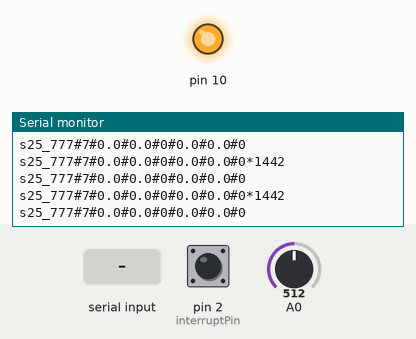
Bench run of a sketch on a simulated Arduino Uno, built with avr-gcc and run on an emulated ATmega328P. Parts: output pins drawn as LEDs (lit = HIGH), the last lines printed to the serial monitor. The test bench sets the inputs (shaded band); at power-on: pin 2 (interruptPin) HIGH, A0 = 512.

Above: at 1.2 s.
1.3 s: "90,45,200\n" received over the second serial link
At 1.9 s:
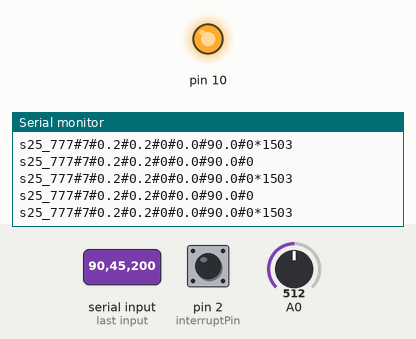
2.8 s: "90,45\n" received over the second serial link
4.3 s: "5\n" received over the second serial link
At 5.3 s:
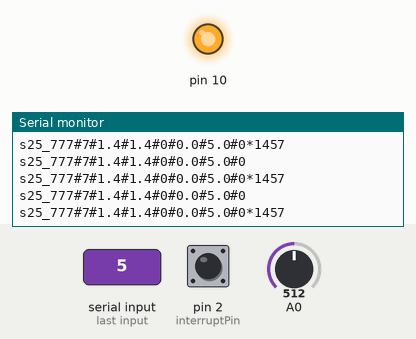
Timing chart, 0 to 7.3 s (numbered marks = the images above; inputs shaded):
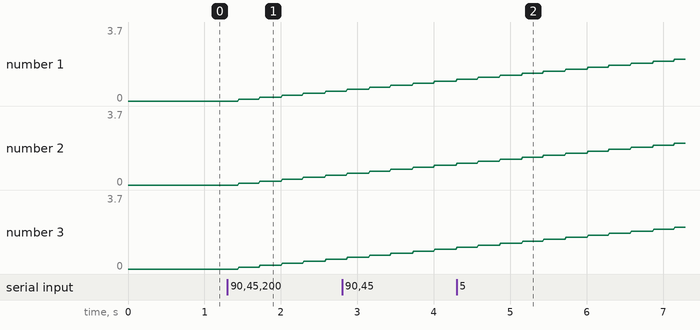

Measured:
- after the input at 1.3 s, the serial monitor: prints a new line at once (image 1)
- after the input at 4.3 s, the serial monitor: prints a new line at once (image 2)
- plotted number 1: 0 → 0.5 after the input at 1.3 s
- plotted number 2: 0 → 0.5 after the input at 1.3 s
- plotted number 3: 0 → 0.5 after the input at 1.3 s

The sketch:

slave_dummy.ino
```cpp
#include <EEPROM.h>
#include <PinChangeInterrupt.h>
#include <PinChangeInterruptBoards.h>
#include <PinChangeInterruptPins.h>
#include <PinChangeInterruptSettings.h>
#include <avr/wdt.h>
#include <SoftwareSerial.h>
#include <SPI.h>
#include <Wire.h>
#include <Adafruit_Sensor.h>
#include <Adafruit_ADXL345_U.h>
#include <PID_v1.h>
#include <math.h>
double setpoint = 50.0; // Desired setpoint
double input, output;
double Kp = 2.0; // Proportional gain
double Ki = 5.0; // Integral gain
double Kd = 1.0; // Derivative gain

int posId = 7;
char *cellName = "s25_777";

const float TEMP_APPROACH_RATE_PER_SEC = 0.35f;
const float RPM_APPROACH_RATE_PER_SEC = 750.0f;

// Define PID objects
PID myPID(&input, &output, &setpoint, Kp, Ki, Kd, DIRECT);

#define ADXL345_1_CS 7 // Chip select pin for the first ADXL345
#define ADXL345_2_CS 8 // Chip select pin for the second ADXL345

Adafruit_ADXL345_Unified accel1 = Adafruit_ADXL345_Unified(ADXL345_1_CS);
Adafruit_ADXL345_Unified accel2 = Adafruit_ADXL345_Unified(ADXL345_2_CS);

//PINLER----------

int cnt = 0;
volatile unsigned long count = 0;
const int interruptPin = 2;
unsigned long startTime;
unsigned long endTime;
int rpm;

SoftwareSerial mySerial(3, 4); // RX, TX

#define MESSAGE_LENGTH 50
#define BAUD 115200
char incomingMessage[MESSAGE_LENGTH];
char outgoingMessageAfter[MESSAGE_LENGTH];
char outgoingMessageBefore[MESSAGE_LENGTH];

char *BUSBOARD_PREFIX = "busboard000#";

void reboot() // Restarts program from beginning but does not reset the peripherals and registers
{
   Serial.println("reboot...");
   wdt_enable(WDTO_2S);
   exit(1);
}

void EEPROMWriteInt(int p_address, int p_value)
{
  byte lowByte = ((p_value >> 0) & 0xFF);
  byte highByte = ((p_value >> 8) & 0xFF);
  EEPROM.write(p_address, lowByte);
  EEPROM.write(p_address + 1, highByte);
}

unsigned int EEPROMReadInt(int p_address)
{
  byte lowByte = EEPROM.read(p_address);
  byte highByte = EEPROM.read(p_address + 1);
  return ((lowByte << 0) & 0xFF) + ((highByte << 8) & 0xFF00);
}

int calculateChecksum(const char* message) {
    int checksum = 0;
    for (int i = 0; message[i] != '\0'; ++i) {
        checksum += message[i];
    }
    return checksum;
}

void countPulse() {
  count++; // Increment the count on each interrupt
}

int targetRPM;
float targetTemp;
float currentTempInner;
float currentTempExt;
float currentRPM;
unsigned long lastSimUpdateMs;

float stepToward(float currentValue, float targetValue, float ratePerSecond, float deltaSeconds)
{
  if (deltaSeconds <= 0.0f) {
    return currentValue;
  }
  float maxStep = ratePerSecond * deltaSeconds;
  float delta = targetValue - currentValue;
  if (fabs(delta) <= maxStep) {
    return targetValue;
  }
  return currentValue + (delta > 0.0f ? maxStep : -maxStep);
}

void setup()
{
  targetRPM = 0;
  targetTemp = 0;
  currentTempInner = 0.0f;
  currentTempExt = 0.0f;
  currentRPM = 0.0f;
  lastSimUpdateMs = 0;
  Serial.begin(BAUD);
  mySerial.begin(BAUD); // SoftwareSerial communication with Uno
  mySerial.listen();
  myPID.SetMode(AUTOMATIC); // Set PID to automatic mode


  randomSeed(analogRead(0)); // You can use any analog pin for seeding
  SPI.begin();

  //*/ Initialize accelerometers
  /*if (!accel1.begin()) {
    Serial.println("Accelerometer 1 not found");
    while (1);
  }
  if (!accel2.begin()) {
    Serial.println("Accelerometer 2 not found");
    while (1);
  }*/
  pinMode(interruptPin, INPUT_PULLUP); // Set the interrupt pin as input
  attachInterrupt(digitalPinToInterrupt(interruptPin), countPulse, FALLING); // Attach interrupt on falling edge
  startTime = millis(); // Initialize the start time
  //accel1.setRange(ADXL345_RANGE_16_G);
  //accel2.setRange(ADXL345_RANGE_16_G);
  wdt_enable(WDTO_8S);
}


void loop()
{
  wdt_reset();
  unsigned long nowMs = millis();
  float deltaSeconds = 0.0f;
  if (lastSimUpdateMs > 0) {
    deltaSeconds = (nowMs - lastSimUpdateMs) / 1000.0f;
  }
  lastSimUpdateMs = nowMs;
  //delay(150);
  /*sensors_event_t event1;
  accel1.getEvent(&event1);
  float xAccel1 = event1.acceleration.x;

  // Read acceleration from the second accelerometer
  sensors_event_t event2;
  accel2.getEvent(&event2);
  float xAccel2 = event2.acceleration.x;
*/

  memset(incomingMessage, 0, MESSAGE_LENGTH);
  memset(outgoingMessageBefore, 0, MESSAGE_LENGTH);
  memset(outgoingMessageAfter, 0, MESSAGE_LENGTH);
  input = analogRead(A0); // Assuming input comes from analog pin A0

  // Compute PID output
  myPID.Compute();

  // Output control signal (e.g., to a motor)
  // Assuming output is used to control motor speed

  endTime = millis(); // Get the current time
  unsigned long elapsedTime = endTime - startTime; // Calculate the elapsed time

  if (elapsedTime >= 1000) { // Update every 1 second
    detachInterrupt(digitalPinToInterrupt(interruptPin)); // Detach interrupt to prevent interference
    unsigned long pulses = count; // Get the count
    count = 0; // Reset the count
    attachInterrupt(digitalPinToInterrupt(interruptPin), countPulse, FALLING); // Reattach interrupt

    // Calculate RPM
    rpm = (float)pulses * 60000 / (elapsedTime * 2); // 2 pulses per revolution (rising and falling edge)


    startTime = millis(); // Reset the start time
  }

  if (mySerial.available() > 0) {
      // Read data from Mega
      mySerial.readBytesUntil('\n', incomingMessage, MESSAGE_LENGTH);

      // Parse the received data
      char tempStr[10];

      // Parse the incoming message
      char *ptr = strtok(incomingMessage, "#");
      targetTemp = atof(ptr);
      ptr = strtok(NULL, "#");
      targetRPM = atoi(ptr);
      Serial.print("message recieved from busboard: ");
      Serial.print(incomingMessage);
      Serial.print(" - temp: " );
      Serial.print(targetTemp);
      Serial.print(" - rpm: " );
      Serial.println(targetRPM);

      //delay(2000);

    }

  currentTempInner = stepToward(currentTempInner, targetTemp, TEMP_APPROACH_RATE_PER_SEC, deltaSeconds);
  currentTempExt = stepToward(currentTempExt, targetTemp, TEMP_APPROACH_RATE_PER_SEC, deltaSeconds);
  currentRPM = stepToward(currentRPM, static_cast<float>(targetRPM), RPM_APPROACH_RATE_PER_SEC, deltaSeconds);

  float amp = output;
  rpm = static_cast<int>(round(currentRPM));
  float xAccel1 = currentTempInner;
  float xAccel2 = currentTempExt;

  char innerStr[9];
  char extStr[9];
  char ampStr[9];
  char targetTempStr[9];

  dtostrf(xAccel1, 3, 1, innerStr);  // Convert double to string
  dtostrf(xAccel2, 3, 1, extStr);      // Convert double to string
  dtostrf(amp, 3, 1, ampStr);      // Convert double to string
  dtostrf(targetTemp, 3, 1, targetTempStr);      // Convert double to string

  snprintf(outgoingMessageBefore, MESSAGE_LENGTH, "%s#%d#%s#%s#%d#%s#%s#%d", cellName , posId, innerStr, extStr, rpm, ampStr, targetTempStr, targetRPM);

  Serial.println(outgoingMessageBefore);

  int checksum = calculateChecksum(outgoingMessageBefore);

  snprintf(outgoingMessageAfter, MESSAGE_LENGTH, "%s#%d#%s#%s#%d#%s#%s#%d*%d\n", cellName , posId, innerStr, extStr, rpm, ampStr, targetTempStr, targetRPM, checksum);
  Serial.println(outgoingMessageAfter);

  mySerial.println(outgoingMessageAfter);
  delay(10);
  cnt++;
  cnt = cnt%10;


}
```
